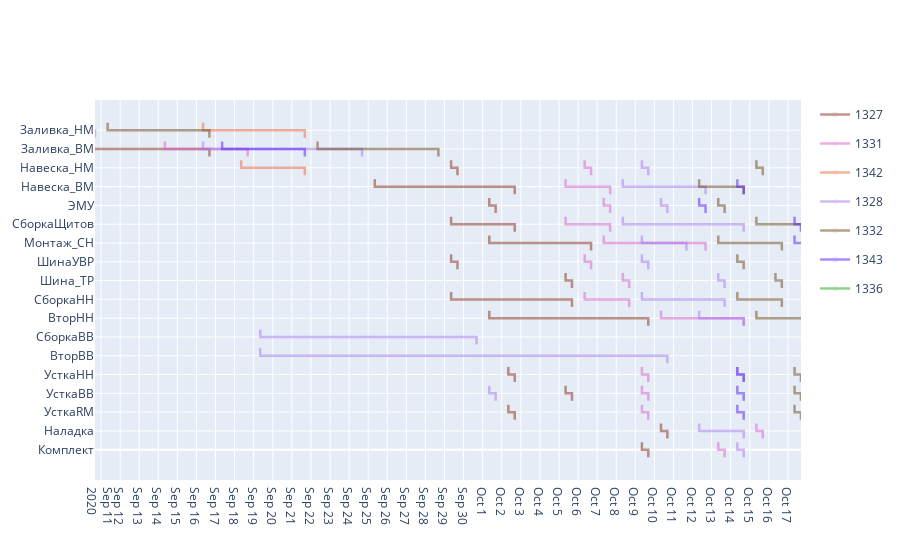

Notebook code cell kept with this figure:
### Code cell
%autoreload
fig = go.Figure()
b = GanttBar()

data = ref.get_df_for_gantt(17,10)
for i in range(data.shape[0]):
    fig.add_trace(b.get_bar(data['Start'][i], data['Finish'][i],
                    l.index(data['Task'][i]), group=int(data['zakaz'][i])))
    
fig.update_layout(
    yaxis = dict(
        tickmode = 'array',
        tickvals = [n for n in range(len(l))],
        ticktext = l
    )
)

fig.update_xaxes(
    dtick='D1',
    range=[dt.today() - timedelta(days=7),
          dt.today() + timedelta(days=30),]
    )
fig.show()

### Figure 1 — Plotly figure (JSON) as saved in the notebook; plotly's stock layout.template omitted (floating-point values rounded to 4 significant figures)
{"data": [{"legendgroup": "1327", "line": {"color": "#862A16", "shape": "hv", "width": 2.5}, "marker": {"opacity": 0}, "name": "1327", "opacity": 0.5, "showlegend": true, "type": "scatter", "x": ["2020-09-08T08:20:00", "2020-09-08T08:20:00", "2020-09-16T16:20:00", "2020-09-16T16:20:00"], "y": [16.4, 16, 16, 15.6]}, {"legendgroup": "1327", "line": {"color": "#862A16", "shape": "hv", "width": 2.5}, "marker": {"opacity": 0}, "name": "1327", "opacity": 0.5, "showlegend": false, "type": "scatter", "x": ["2020-09-29T08:20:00", "2020-09-29T08:20:00", "2020-09-29T16:20:00", "2020-09-29T16:20:00"], "y": [15.4, 15, 15, 14.6]}, {"legendgroup": "1327", "line": {"color": "#862A16", "shape": "hv", "width": 2.5}, "marker": {"opacity": 0}, "name": "1327", "opacity": 0.5, "showlegend": false, "type": "scatter", "x": ["2020-09-25T08:20:00", "2020-09-25T08:20:00", "2020-10-02T16:20:00", "2020-10-02T16:20:00"], "y": [14.4, 14, 14, 13.6]}, {"legendgroup": "1327", "line": {"color": "#862A16", "shape": "hv", "width": 2.5}, "marker": {"opacity": 0}, "name": "1327", "opacity": 0.5, "showlegend": false, "type": "scatter", "x": ["2020-10-01T08:20:00", "2020-10-01T08:20:00", "2020-10-01T16:20:00", "2020-10-01T16:20:00"], "y": [13.4, 13, 13, 12.6]}, {"legendgroup": "1327", "line": {"color": "#862A16", "shape": "hv", "width": 2.5}, "marker": {"opacity": 0}, "name": "1327", "opacity": 0.5, "showlegend": false, "type": "scatter", "x": ["2020-09-29T08:20:00", "2020-09-29T08:20:00", "2020-10-02T16:20:00", "2020-10-02T16:20:00"], "y": [12.4, 12, 12, 11.6]}, {"legendgroup": "1327", "line": {"color": "#862A16", "shape": "hv", "width": 2.5}, "marker": {"opacity": 0}, "name": "1327", "opacity": 0.5, "showlegend": false, "type": "scatter", "x": ["2020-10-01T08:20:00", "2020-10-01T08:20:00", "2020-10-06T16:20:00", "2020-10-06T16:20:00"], "y": [11.4, 11, 11, 10.6]}, {"legendgroup": "1327", "line": {"color": "#862A16", "shape": "hv", "width": 2.5}, "marker": {"opacity": 0}, "name": "1327", "opacity": 0.5, "showlegend": false, "type": "scatter", "x": ["2020-09-29T08:20:00", "2020-09-29T08:20:00", "2020-09-29T16:20:00", "2020-09-29T16:20:00"], "y": [10.4, 10, 10, 9.6]}, {"legendgroup": "1327", "line": {"color": "#862A16", "shape": "hv", "width": 2.5}, "marker": {"opacity": 0}, "name": "1327", "opacity": 0.5, "showlegend": false, "type": "scatter", "x": ["2020-10-05T08:20:00", "2020-10-05T08:20:00", "2020-10-05T16:20:00", "2020-10-05T16:20:00"], "y": [9.4, 9, 9, 8.6]}, {"legendgroup": "1327", "line": {"color": "#862A16", "shape": "hv", "width": 2.5}, "marker": {"opacity": 0}, "name": "1327", "opacity": 0.5, "showlegend": false, "type": "scatter", "x": ["2020-09-29T08:20:00", "2020-09-29T08:20:00", "2020-10-05T16:20:00", "2020-10-05T16:20:00"], "y": [8.4, 8, 8, 7.6]}, {"legendgroup": "1327", "line": {"color": "#862A16", "shape": "hv", "width": 2.5}, "marker": {"opacity": 0}, "name": "1327", "opacity": 0.5, "showlegend": false, "type": "scatter", "x": ["2020-10-01T08:20:00", "2020-10-01T08:20:00", "2020-10-09T16:20:00", "2020-10-09T16:20:00"], "y": [7.4, 7, 7, 6.6]}, {"legendgroup": "1327", "line": {"color": "#862A16", "shape": "hv", "width": 2.5}, "marker": {"opacity": 0}, "name": "1327", "opacity": 0.5, "showlegend": false, "type": "scatter", "x": ["2020-10-02T08:20:00", "2020-10-02T08:20:00", "2020-10-02T16:20:00", "2020-10-02T16:20:00"], "y": [4.4, 4, 4, 3.6]}, {"legendgroup": "1327", "line": {"color": "#862A16", "shape": "hv", "width": 2.5}, "marker": {"opacity": 0}, "name": "1327", "opacity": 0.5, "showlegend": false, "type": "scatter", "x": ["2020-10-05T08:20:00", "2020-10-05T08:20:00", "2020-10-05T16:20:00", "2020-10-05T16:20:00"], "y": [3.4, 3, 3, 2.6]}, {"legendgroup": "1327", "line": {"color": "#862A16", "shape": "hv", "width": 2.5}, "marker": {"opacity": 0}, "name": "1327", "opacity": 0.5, "showlegend": false, "type": "scatter", "x": ["2020-10-02T08:20:00", "2020-10-02T08:20:00", "2020-10-02T16:20:00", "2020-10-02T16:20:00"], "y": [2.4, 2, 2, 1.6]}, {"legendgroup": "1327", "line": {"color": "#862A16", "shape": "hv", "width": 2.5}, "marker": {"opacity": 0}, "name": "1327", "opacity": 0.5, "showlegend": false, "type": "scatter", "x": ["2020-10-10T08:20:00", "2020-10-10T08:20:00", "2020-10-10T16:20:00", "2020-10-10T16:20:00"], "y": [1.4, 1, 1, 0.6]}, {"legendgroup": "1327", "line": {"color": "#862A16", "shape": "hv", "width": 2.5}, "marker": {"opacity": 0}, "name": "1327", "opacity": 0.5, "showlegend": false, "type": "scatter", "x": ["2020-10-09T08:20:00", "2020-10-09T08:20:00", "2020-10-09T16:20:00", "2020-10-09T16:20:00"], "y": [0.4, 0, 0, -0.4]}, {"legendgroup": "1331", "line": {"color": "#DA60CA", "shape": "hv", "width": 2.5}, "marker": {"opacity": 0}, "name": "1331", "opacity": 0.5, "showlegend": true, "type": "scatter", "x": ["2020-09-07T08:20:00", "2020-09-07T08:20:00", "2020-09-09T16:20:00", "2020-09-09T16:20:00"], "y": [17.4, 17, 17, 16.6]}, {"legendgroup": "1331", "line": {"color": "#DA60CA", "shape": "hv", "width": 2.5}, "marker": {"opacity": 0}, "name": "1331", "opacity": 0.5, "showlegend": false, "type": "scatter", "x": ["2020-09-14T08:20:00", "2020-09-14T08:20:00", "2020-09-18T16:20:00", "2020-09-18T16:20:00"], "y": [16.4, 16, 16, 15.6]}, {"legendgroup": "1331", "line": {"color": "#DA60CA", "shape": "hv", "width": 2.5}, "marker": {"opacity": 0}, "name": "1331", "opacity": 0.5, "showlegend": false, "type": "scatter", "x": ["2020-10-06T08:20:00", "2020-10-06T08:20:00", "2020-10-06T16:20:00", "2020-10-06T16:20:00"], "y": [15.4, 15, 15, 14.6]}, {"legendgroup": "1331", "line": {"color": "#DA60CA", "shape": "hv", "width": 2.5}, "marker": {"opacity": 0}, "name": "1331", "opacity": 0.5, "showlegend": false, "type": "scatter", "x": ["2020-10-05T08:20:00", "2020-10-05T08:20:00", "2020-10-07T16:20:00", "2020-10-07T16:20:00"], "y": [14.4, 14, 14, 13.6]}, {"legendgroup": "1331", "line": {"color": "#DA60CA", "shape": "hv", "width": 2.5}, "marker": {"opacity": 0}, "name": "1331", "opacity": 0.5, "showlegend": false, "type": "scatter", "x": ["2020-10-07T08:20:00", "2020-10-07T08:20:00", "2020-10-07T16:20:00", "2020-10-07T16:20:00"], "y": [13.4, 13, 13, 12.6]}, {"legendgroup": "1331", "line": {"color": "#DA60CA", "shape": "hv", "width": 2.5}, "marker": {"opacity": 0}, "name": "1331", "opacity": 0.5, "showlegend": false, "type": "scatter", "x": ["2020-10-05T08:20:00", "2020-10-05T08:20:00", "2020-10-07T16:20:00", "2020-10-07T16:20:00"], "y": [12.4, 12, 12, 11.6]}, {"legendgroup": "1331", "line": {"color": "#DA60CA", "shape": "hv", "width": 2.5}, "marker": {"opacity": 0}, "name": "1331", "opacity": 0.5, "showlegend": false, "type": "scatter", "x": ["2020-10-07T08:20:00", "2020-10-07T08:20:00", "2020-10-12T16:20:00", "2020-10-12T16:20:00"], "y": [11.4, 11, 11, 10.6]}, {"legendgroup": "1331", "line": {"color": "#DA60CA", "shape": "hv", "width": 2.5}, "marker": {"opacity": 0}, "name": "1331", "opacity": 0.5, "showlegend": false, "type": "scatter", "x": ["2020-10-06T08:20:00", "2020-10-06T08:20:00", "2020-10-06T16:20:00", "2020-10-06T16:20:00"], "y": [10.4, 10, 10, 9.6]}, {"legendgroup": "1331", "line": {"color": "#DA60CA", "shape": "hv", "width": 2.5}, "marker": {"opacity": 0}, "name": "1331", "opacity": 0.5, "showlegend": false, "type": "scatter", "x": ["2020-10-08T08:20:00", "2020-10-08T08:20:00", "2020-10-08T16:20:00", "2020-10-08T16:20:00"], "y": [9.4, 9, 9, 8.6]}, {"legendgroup": "1331", "line": {"color": "#DA60CA", "shape": "hv", "width": 2.5}, "marker": {"opacity": 0}, "name": "1331", "opacity": 0.5, "showlegend": false, "type": "scatter", "x": ["2020-10-06T08:20:00", "2020-10-06T08:20:00", "2020-10-08T16:20:00", "2020-10-08T16:20:00"], "y": [8.4, 8, 8, 7.6]}, {"legendgroup": "1331", "line": {"color": "#DA60CA", "shape": "hv", "width": 2.5}, "marker": {"opacity": 0}, "name": "1331", "opacity": 0.5, "showlegend": false, "type": "scatter", "x": ["2020-10-10T08:20:00", "2020-10-10T08:20:00", "2020-10-14T16:20:00", "2020-10-14T16:20:00"], "y": [7.4, 7, 7, 6.6]}, {"legendgroup": "1331", "line": {"color": "#DA60CA", "shape": "hv", "width": 2.5}, "marker": {"opacity": 0}, "name": "1331", "opacity": 0.5, "showlegend": false, "type": "scatter", "x": ["2020-10-09T08:20:00", "2020-10-09T08:20:00", "2020-10-09T16:20:00", "2020-10-09T16:20:00"], "y": [4.4, 4, 4, 3.6]}, {"legendgroup": "1331", "line": {"color": "#DA60CA", "shape": "hv", "width": 2.5}, "marker": {"opacity": 0}, "name": "1331", "opacity": 0.5, "showlegend": false, "type": "scatter", "x": ["2020-10-09T08:20:00", "2020-10-09T08:20:00", "2020-10-09T16:20:00", "2020-10-09T16:20:00"], "y": [3.4, 3, 3, 2.6]}, {"legendgroup": "1331", "line": {"color": "#DA60CA", "shape": "hv", "width": 2.5}, "marker": {"opacity": 0}, "name": "1331", "opacity": 0.5, "showlegend": false, "type": "scatter", "x": ["2020-10-09T08:20:00", "2020-10-09T08:20:00", "2020-10-09T16:20:00", "2020-10-09T16:20:00"], "y": [2.4, 2, 2, 1.6]}, {"legendgroup": "1331", "line": {"color": "#DA60CA", "shape": "hv", "width": 2.5}, "marker": {"opacity": 0}, "name": "1331", "opacity": 0.5, "showlegend": false, "type": "scatter", "x": ["2020-10-15T08:20:00", "2020-10-15T08:20:00", "2020-10-15T16:20:00", "2020-10-15T16:20:00"], "y": [1.4, 1, 1, 0.6]}, {"legendgroup": "1331", "line": {"color": "#DA60CA", "shape": "hv", "width": 2.5}, "marker": {"opacity": 0}, "name": "1331", "opacity": 0.5, "showlegend": false, "type": "scatter", "x": ["2020-10-13T08:20:00", "2020-10-13T08:20:00", "2020-10-13T16:20:00", "2020-10-13T16:20:00"], "y": [0.4, 0, 0, -0.4]}, {"legendgroup": "1342", "line": {"color": "#EB663B", "shape": "hv", "width": 2.5}, "marker": {"opacity": 0}, "name": "1342", "opacity": 0.5, "showlegend": true, "type": "scatter", "x": ["2020-09-16T08:20:00", "2020-09-16T08:20:00", "2020-09-21T16:20:00", "2020-09-21T16:20:00"], "y": [17.4, 17, 17, 16.6]}, {"legendgroup": "1342", "line": {"color": "#EB663B", "shape": "hv", "width": 2.5}, "marker": {"opacity": 0}, "name": "1342", "opacity": 0.5, "showlegend": false, "type": "scatter", "x": ["2020-09-18T08:20:00", "2020-09-18T08:20:00", "2020-09-21T16:20:00", "2020-09-21T16:20:00"], "y": [15.4, 15, 15, 14.6]}, {"legendgroup": "1328", "line": {"color": "#A777F1", "shape": "hv", "width": 2.5}, "marker": {"opacity": 0}, "name": "1328", "opacity": 0.5, "showlegend": true, "type": "scatter", "x": ["2020-09-09T08:20:00", "2020-09-09T08:20:00", "2020-09-10T16:20:00", "2020-09-10T16:20:00"], "y": [17.4, 17, 17, 16.6]}, {"legendgroup": "1328", "line": {"color": "#A777F1", "shape": "hv", "width": 2.5}, "marker": {"opacity": 0}, "name": "1328", "opacity": 0.5, "showlegend": false, "type": "scatter", "x": ["2020-09-16T08:20:00", "2020-09-16T08:20:00", "2020-09-24T16:20:00", "2020-09-24T16:20:00"], "y": [16.4, 16, 16, 15.6]}, {"legendgroup": "1328", "line": {"color": "#A777F1", "shape": "hv", "width": 2.5}, "marker": {"opacity": 0}, "name": "1328", "opacity": 0.5, "showlegend": false, "type": "scatter", "x": ["2020-10-09T08:20:00", "2020-10-09T08:20:00", "2020-10-09T16:20:00", "2020-10-09T16:20:00"], "y": [15.4, 15, 15, 14.6]}, {"legendgroup": "1328", "line": {"color": "#A777F1", "shape": "hv", "width": 2.5}, "marker": {"opacity": 0}, "name": "1328", "opacity": 0.5, "showlegend": false, "type": "scatter", "x": ["2020-10-08T08:20:00", "2020-10-08T08:20:00", "2020-10-12T16:20:00", "2020-10-12T16:20:00"], "y": [14.4, 14, 14, 13.6]}, {"legendgroup": "1328", "line": {"color": "#A777F1", "shape": "hv", "width": 2.5}, "marker": {"opacity": 0}, "name": "1328", "opacity": 0.5, "showlegend": false, "type": "scatter", "x": ["2020-10-10T08:20:00", "2020-10-10T08:20:00", "2020-10-10T16:20:00", "2020-10-10T16:20:00"], "y": [13.4, 13, 13, 12.6]}, {"legendgroup": "1328", "line": {"color": "#A777F1", "shape": "hv", "width": 2.5}, "marker": {"opacity": 0}, "name": "1328", "opacity": 0.5, "showlegend": false, "type": "scatter", "x": ["2020-10-08T08:20:00", "2020-10-08T08:20:00", "2020-10-14T16:20:00", "2020-10-14T16:20:00"], "y": [12.4, 12, 12, 11.6]}, {"legendgroup": "1328", "line": {"color": "#A777F1", "shape": "hv", "width": 2.5}, "marker": {"opacity": 0}, "name": "1328", "opacity": 0.5, "showlegend": false, "type": "scatter", "x": ["2020-10-09T08:20:00", "2020-10-09T08:20:00", "2020-10-11T16:20:00", "2020-10-11T16:20:00"], "y": [11.4, 11, 11, 10.6]}, {"legendgroup": "1328", "line": {"color": "#A777F1", "shape": "hv", "width": 2.5}, "marker": {"opacity": 0}, "name": "1328", "opacity": 0.5, "showlegend": false, "type": "scatter", "x": ["2020-10-09T08:20:00", "2020-10-09T08:20:00", "2020-10-09T16:20:00", "2020-10-09T16:20:00"], "y": [10.4, 10, 10, 9.6]}, {"legendgroup": "1328", "line": {"color": "#A777F1", "shape": "hv", "width": 2.5}, "marker": {"opacity": 0}, "name": "1328", "opacity": 0.5, "showlegend": false, "type": "scatter", "x": ["2020-10-13T08:20:00", "2020-10-13T08:20:00", "2020-10-13T16:20:00", "2020-10-13T16:20:00"], "y": [9.4, 9, 9, 8.6]}, {"legendgroup": "1328", "line": {"color": "#A777F1", "shape": "hv", "width": 2.5}, "marker": {"opacity": 0}, "name": "1328", "opacity": 0.5, "showlegend": false, "type": "scatter", "x": ["2020-10-09T08:20:00", "2020-10-09T08:20:00", "2020-10-13T16:20:00", "2020-10-13T16:20:00"], "y": [8.4, 8, 8, 7.6]}, {"legendgroup": "1328", "line": {"color": "#A777F1", "shape": "hv", "width": 2.5}, "marker": {"opacity": 0}, "name": "1328", "opacity": 0.5, "showlegend": false, "type": "scatter", "x": ["2020-10-12T08:20:00", "2020-10-12T08:20:00", "2020-10-14T16:20:00", "2020-10-14T16:20:00"], "y": [7.4, 7, 7, 6.6]}, {"legendgroup": "1328", "line": {"color": "#A777F1", "shape": "hv", "width": 2.5}, "marker": {"opacity": 0}, "name": "1328", "opacity": 0.5, "showlegend": false, "type": "scatter", "x": ["2020-09-19T08:20:00", "2020-09-19T08:20:00", "2020-09-30T16:20:00", "2020-09-30T16:20:00"], "y": [6.4, 6, 6, 5.6]}, {"legendgroup": "1328", "line": {"color": "#A777F1", "shape": "hv", "width": 2.5}, "marker": {"opacity": 0}, "name": "1328", "opacity": 0.5, "showlegend": false, "type": "scatter", "x": ["2020-09-19T08:20:00", "2020-09-19T08:20:00", "2020-10-10T16:20:00", "2020-10-10T16:20:00"], "y": [5.4, 5, 5, 4.6]}, {"legendgroup": "1328", "line": {"color": "#A777F1", "shape": "hv", "width": 2.5}, "marker": {"opacity": 0}, "name": "1328", "opacity": 0.5, "showlegend": false, "type": "scatter", "x": ["2020-10-14T08:20:00", "2020-10-14T08:20:00", "2020-10-14T16:20:00", "2020-10-14T16:20:00"], "y": [4.4, 4, 4, 3.6]}, {"legendgroup": "1328", "line": {"color": "#A777F1", "shape": "hv", "width": 2.5}, "marker": {"opacity": 0}, "name": "1328", "opacity": 0.5, "showlegend": false, "type": "scatter", "x": ["2020-10-01T08:20:00", "2020-10-01T08:20:00", "2020-10-01T16:20:00", "2020-10-01T16:20:00"], "y": [3.4, 3, 3, 2.6]}, {"legendgroup": "1328", "line": {"color": "#A777F1", "shape": "hv", "width": 2.5}, "marker": {"opacity": 0}, "name": "1328", "opacity": 0.5, "showlegend": false, "type": "scatter", "x": ["2020-10-12T08:20:00", "2020-10-12T08:20:00", "2020-10-14T16:20:00", "2020-10-14T16:20:00"], "y": [1.4, 1, 1, 0.6]}, {"legendgroup": "1328", "line": {"color": "#A777F1", "shape": "hv", "width": 2.5}, "marker": {"opacity": 0}, "name": "1328", "opacity": 0.5, "showlegend": false, "type": "scatter", "x": ["2020-10-14T08:20:00", "2020-10-14T08:20:00", "2020-10-14T16:20:00", "2020-10-14T16:20:00"], "y": [0.4, 0, 0, -0.4]}, {"legendgroup": "1332", "line": {"color": "#6C4516", "shape": "hv", "width": 2.5}, "marker": {"opacity": 0}, "name": "1332", "opacity": 0.5, "showlegend": true, "type": "scatter", "x": ["2020-09-11T08:20:00", "2020-09-11T08:20:00", "2020-09-16T16:20:00", "2020-09-16T16:20:00"], "y": [17.4, 17, 17, 16.6]}, {"legendgroup": "1332", "line": {"color": "#6C4516", "shape": "hv", "width": 2.5}, "marker": {"opacity": 0}, "name": "1332", "opacity": 0.5, "showlegend": false, "type": "scatter", "x": ["2020-09-22T08:20:00", "2020-09-22T08:20:00", "2020-09-28T16:20:00", "2020-09-28T16:20:00"], "y": [16.4, 16, 16, 15.6]}, {"legendgroup": "1332", "line": {"color": "#6C4516", "shape": "hv", "width": 2.5}, "marker": {"opacity": 0}, "name": "1332", "opacity": 0.5, "showlegend": false, "type": "scatter", "x": ["2020-10-15T08:20:00", "2020-10-15T08:20:00", "2020-10-15T16:20:00", "2020-10-15T16:20:00"], "y": [15.4, 15, 15, 14.6]}, {"legendgroup": "1332", "line": {"color": "#6C4516", "shape": "hv", "width": 2.5}, "marker": {"opacity": 0}, "name": "1332", "opacity": 0.5, "showlegend": false, "type": "scatter", "x": ["2020-10-12T08:20:00", "2020-10-12T08:20:00", "2020-10-14T16:20:00", "2020-10-14T16:20:00"], "y": [14.4, 14, 14, 13.6]}, {"legendgroup": "1332", "line": {"color": "#6C4516", "shape": "hv", "width": 2.5}, "marker": {"opacity": 0}, "name": "1332", "opacity": 0.5, "showlegend": false, "type": "scatter", "x": ["2020-10-13T08:20:00", "2020-10-13T08:20:00", "2020-10-13T16:20:00", "2020-10-13T16:20:00"], "y": [13.4, 13, 13, 12.6]}, {"legendgroup": "1332", "line": {"color": "#6C4516", "shape": "hv", "width": 2.5}, "marker": {"opacity": 0}, "name": "1332", "opacity": 0.5, "showlegend": false, "type": "scatter", "x": ["2020-10-15T08:20:00", "2020-10-15T08:20:00", "2020-10-19T16:20:00", "2020-10-19T16:20:00"], "y": [12.4, 12, 12, 11.6]}, {"legendgroup": "1332", "line": {"color": "#6C4516", "shape": "hv", "width": 2.5}, "marker": {"opacity": 0}, "name": "1332", "opacity": 0.5, "showlegend": false, "type": "scatter", "x": ["2020-10-13T08:20:00", "2020-10-13T08:20:00", "2020-10-16T16:20:00", "2020-10-16T16:20:00"], "y": [11.4, 11, 11, 10.6]}, {"legendgroup": "1332", "line": {"color": "#6C4516", "shape": "hv", "width": 2.5}, "marker": {"opacity": 0}, "name": "1332", "opacity": 0.5, "showlegend": false, "type": "scatter", "x": ["2020-10-14T08:20:00", "2020-10-14T08:20:00", "2020-10-14T16:20:00", "2020-10-14T16:20:00"], "y": [10.4, 10, 10, 9.6]}, {"legendgroup": "1332", "line": {"color": "#6C4516", "shape": "hv", "width": 2.5}, "marker": {"opacity": 0}, "name": "1332", "opacity": 0.5, "showlegend": false, "type": "scatter", "x": ["2020-10-16T08:20:00", "2020-10-16T08:20:00", "2020-10-16T16:20:00", "2020-10-16T16:20:00"], "y": [9.4, 9, 9, 8.6]}, {"legendgroup": "1332", "line": {"color": "#6C4516", "shape": "hv", "width": 2.5}, "marker": {"opacity": 0}, "name": "1332", "opacity": 0.5, "showlegend": false, "type": "scatter", "x": ["2020-10-14T08:20:00", "2020-10-14T08:20:00", "2020-10-16T16:20:00", "2020-10-16T16:20:00"], "y": [8.4, 8, 8, 7.6]}, {"legendgroup": "1332", "line": {"color": "#6C4516", "shape": "hv", "width": 2.5}, "marker": {"opacity": 0}, "name": "1332", "opacity": 0.5, "showlegend": false, "type": "scatter", "x": ["2020-10-15T08:20:00", "2020-10-15T08:20:00", "2020-10-22T16:20:00", "2020-10-22T16:20:00"], "y": [7.4, 7, 7, 6.6]}, {"legendgroup": "1332", "line": {"color": "#6C4516", "shape": "hv", "width": 2.5}, "marker": {"opacity": 0}, "name": "1332", "opacity": 0.5, "showlegend": false, "type": "scatter", "x": ["2020-10-17T08:20:00", "2020-10-17T08:20:00", "2020-10-17T16:20:00", "2020-10-17T16:20:00"], "y": [4.4, 4, 4, 3.6]}, {"legendgroup": "1332", "line": {"color": "#6C4516", "shape": "hv", "width": 2.5}, "marker": {"opacity": 0}, "name": "1332", "opacity": 0.5, "showlegend": false, "type": "scatter", "x": ["2020-10-17T08:20:00", "2020-10-17T08:20:00", "2020-10-17T16:20:00", "2020-10-17T16:20:00"], "y": [3.4, 3, 3, 2.6]}, {"legendgroup": "1332", "line": {"color": "#6C4516", "shape": "hv", "width": 2.5}, "marker": {"opacity": 0}, "name": "1332", "opacity": 0.5, "showlegend": false, "type": "scatter", "x": ["2020-10-17T08:20:00", "2020-10-17T08:20:00", "2020-10-17T16:20:00", "2020-10-17T16:20:00"], "y": [2.4, 2, 2, 1.6]}, {"legendgroup": "1332", "line": {"color": "#6C4516", "shape": "hv", "width": 2.5}, "marker": {"opacity": 0}, "name": "1332", "opacity": 0.5, "showlegend": false, "type": "scatter", "x": ["2020-10-23T08:20:00", "2020-10-23T08:20:00", "2020-10-23T16:20:00", "2020-10-23T16:20:00"], "y": [1.4, 1, 1, 0.6]}, {"legendgroup": "1332", "line": {"color": "#6C4516", "shape": "hv", "width": 2.5}, "marker": {"opacity": 0}, "name": "1332", "opacity": 0.5, "showlegend": false, "type": "scatter", "x": ["2020-10-22T08:20:00", "2020-10-22T08:20:00", "2020-10-22T16:20:00", "2020-10-22T16:20:00"], "y": [0.4, 0, 0, -0.4]}, {"legendgroup": "1343", "line": {"color": "#511CFB", "shape": "hv", "width": 2.5}, "marker": {"opacity": 0}, "name": "1343", "opacity": 0.5, "showlegend": true, "type": "scatter", "x": ["2020-09-17T08:20:00", "2020-09-17T08:20:00", "2020-09-21T16:20:00", "2020-09-21T16:20:00"], "y": [16.4, 16, 16, 15.6]}, {"legendgroup": "1343", "line": {"color": "#511CFB", "shape": "hv", "width": 2.5}, "marker": {"opacity": 0}, "name": "1343", "opacity": 0.5, "showlegend": false, "type": "scatter", "x": ["2020-10-14T08:20:00", "2020-10-14T08:20:00", "2020-10-14T16:20:00", "2020-10-14T16:20:00"], "y": [14.4, 14, 14, 13.6]}, {"legendgroup": "1343", "line": {"color": "#511CFB", "shape": "hv", "width": 2.5}, "marker": {"opacity": 0}, "name": "1343", "opacity": 0.5, "showlegend": false, "type": "scatter", "x": ["2020-10-12T08:20:00", "2020-10-12T08:20:00", "2020-10-12T16:20:00", "2020-10-12T16:20:00"], "y": [13.4, 13, 13, 12.6]}, {"legendgroup": "1343", "line": {"color": "#511CFB", "shape": "hv", "width": 2.5}, "marker": {"opacity": 0}, "name": "1343", "opacity": 0.5, "showlegend": false, "type": "scatter", "x": ["2020-10-17T08:20:00", "2020-10-17T08:20:00", "2020-10-17T16:20:00", "2020-10-17T16:20:00"], "y": [12.4, 12, 12, 11.6]}, {"legendgroup": "1343", "line": {"color": "#511CFB", "shape": "hv", "width": 2.5}, "marker": {"opacity": 0}, "name": "1343", "opacity": 0.5, "showlegend": false, "type": "scatter", "x": ["2020-10-17T08:20:00", "2020-10-17T08:20:00", "2020-10-18T16:20:00", "2020-10-18T16:20:00"], "y": [11.4, 11, 11, 10.6]}, {"legendgroup": "1343", "line": {"color": "#511CFB", "shape": "hv", "width": 2.5}, "marker": {"opacity": 0}, "name": "1343", "opacity": 0.5, "showlegend": false, "type": "scatter", "x": ["2020-10-18T08:20:00", "2020-10-18T08:20:00", "2020-10-20T16:20:00", "2020-10-20T16:20:00"], "y": [7.4, 7, 7, 6.6]}, {"legendgroup": "1343", "line": {"color": "#511CFB", "shape": "hv", "width": 2.5}, "marker": {"opacity": 0}, "name": "1343", "opacity": 0.5, "showlegend": false, "type": "scatter", "x": ["2020-10-14T08:20:00", "2020-10-14T08:20:00", "2020-10-14T16:20:00", "2020-10-14T16:20:00"], "y": [4.4, 4, 4, 3.6]}, {"legendgroup": "1343", "line": {"color": "#511CFB", "shape": "hv", "width": 2.5}, "marker": {"opacity": 0}, "name": "1343", "opacity": 0.5, "showlegend": false, "type": "scatter", "x": ["2020-10-14T08:20:00", "2020-10-14T08:20:00", "2020-10-14T16:20:00", "2020-10-14T16:20:00"], "y": [3.4, 3, 3, 2.6]}, {"legendgroup": "1343", "line": {"color": "#511CFB", "shape": "hv", "width": 2.5}, "marker": {"opacity": 0}, "name": "1343", "opacity": 0.5, "showlegend": false, "type": "scatter", "x": ["2020-10-14T08:20:00", "2020-10-14T08:20:00", "2020-10-14T16:20:00", "2020-10-14T16:20:00"], "y": [2.4, 2, 2, 1.6]}, {"legendgroup": "1343", "line": {"color": "#511CFB", "shape": "hv", "width": 2.5}, "marker": {"opacity": 0}, "name": "1343", "opacity": 0.5, "showlegend": false, "type": "scatter", "x": ["2020-10-21T08:20:00", "2020-10-21T08:20:00", "2020-10-21T16:20:00", "2020-10-21T16:20:00"], "y": [1.4, 1, 1, 0.6]}, {"legendgroup": "1343", "line": {"color": "#511CFB", "shape": "hv", "width": 2.5}, "marker": {"opacity": 0}, "name": "1343", "opacity": 0.5, "showlegend": false, "type": "scatter", "x": ["2020-10-22T08:20:00", "2020-10-22T08:20:00", "2020-10-22T16:20:00", "2020-10-22T16:20:00"], "y": [0.4, 0, 0, -0.4]}, {"legendgroup": "1336", "line": {"color": "#1CA71C", "shape": "hv", "width": 2.5}, "marker": {"opacity": 0}, "name": "1336", "opacity": 0.5, "showlegend": true, "type": "scatter", "x": ["2020-10-20T08:20:00", "2020-10-20T08:20:00", "2020-10-22T16:20:00", "2020-10-22T16:20:00"], "y": [12.4, 12, 12, 11.6]}, {"legendgroup": "1336", "line": {"color": "#1CA71C", "shape": "hv", "width": 2.5}, "marker": {"opacity": 0}, "name": "1336", "opacity": 0.5, "showlegend": false, "type": "scatter", "x": ["2020-10-21T08:20:00", "2020-10-21T08:20:00", "2020-10-21T16:20:00", "2020-10-21T16:20:00"], "y": [10.4, 10, 10, 9.6]}, {"legendgroup": "1336", "line": {"color": "#1CA71C", "shape": "hv", "width": 2.5}, "marker": {"opacity": 0}, "name": "1336", "opacity": 0.5, "showlegend": false, "type": "scatter", "x": ["2020-10-21T08:20:00", "2020-10-21T08:20:00", "2020-10-21T16:20:00", "2020-10-21T16:20:00"], "y": [9.4, 9, 9, 8.6]}, {"legendgroup": "1336", "line": {"color": "#1CA71C", "shape": "hv", "width": 2.5}, "marker": {"opacity": 0}, "name": "1336", "opacity": 0.5, "showlegend": false, "type": "scatter", "x": ["2020-10-23T08:20:00", "2020-10-23T08:20:00", "2020-10-25T16:20:00", "2020-10-25T16:20:00"], "y": [8.4, 8, 8, 7.6]}, {"legendgroup": "1336", "line": {"color": "#1CA71C", "shape": "hv", "width": 2.5}, "marker": {"opacity": 0}, "name": "1336", "opacity": 0.5, "showlegend": false, "type": "scatter", "x": ["2020-10-27T08:20:00", "2020-10-27T08:20:00", "2020-10-27T16:20:00", "2020-10-27T16:20:00"], "y": [7.4, 7, 7, 6.6]}, {"legendgroup": "1336", "line": {"color": "#1CA71C", "shape": "hv", "width": 2.5}, "marker": {"opacity": 0}, "name": "1336", "opacity": 0.5, "showlegend": false, "type": "scatter", "x": ["2020-10-25T08:20:00", "2020-10-25T08:20:00", "2020-10-25T16:20:00", "2020-10-25T16:20:00"], "y": [1.4, 1, 1, 0.6]}, {"legendgroup": "1336", "line": {"color": "#1CA71C", "shape": "hv", "width": 2.5}, "marker": {"opacity": 0}, "name": "1336", "opacity": 0.5, "showlegend": false, "type": "scatter", "x": ["2020-10-28T08:20:00", "2020-10-28T08:20:00", "2020-10-28T16:20:00", "2020-10-28T16:20:00"], "y": [0.4, 0, 0, -0.4]}], "layout": {"xaxis": {"dtick": "D1", "range": ["2020-09-10T16:24:59.440377", "2020-10-17T16:24:59.440377"]}, "yaxis": {"tickmode": "array", "ticktext": ["Комплект", "Наладка", "УсткаRM", "УсткаВВ", "УсткаНН", "ВторВВ", "СборкаВВ", "ВторНН", "СборкаНН", "Шина_ТР", "ШинаУВР", "Монтаж_СН", "СборкаЩитов", "ЭМУ", "Навеска_ВМ", "Навеска_НМ", "Заливка_ВМ", "Заливка_НМ"], "tickvals": [0, 1, 2, 3, 4, 5, 6, 7, 8, 9, 10, 11, 12, 13, 14, 15, 16, 17]}}}
